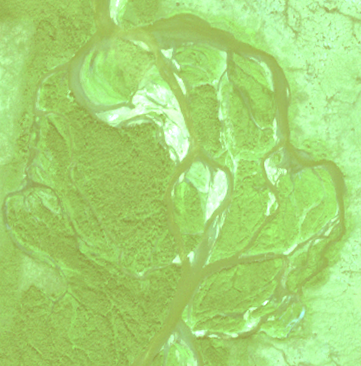
%> input picture IMAGES&TESTS/Kweth.tif, 361 x 366 px
$ octave TestKweth.m   (GNU Octave 9; MATLAB toolbox functions it lacks are replaced by stand-ins)
%> lines starting %> are read from the running program, lines starting %| are printed output that depends on the picture; in (x1, y1, x2, y2) boxes, pixels count from 0 and x2, y2 are one past the last pixel; in counts of white or black regions, pixels touching at a corner belong together; the program's own positions count from 1
### CLASSIFY/ImageClassify.m
function [outputs] = ImageClassify(inputs)
%
% This file takes a multi-spec image ground data and computes a
% supervised classification using quadratic discriminat analysis.
% Pre and post-classifiction filtering are also available.
%
% %%%%%%%%%%%%%%%%%%%%%%%%% input structure%%%%%%%%%%%%%%%%%%%%%%%%%%%%%%%%
%-------------------------------------------------------------------------
% IMPORTANT NOTES: The following are contained within the inputs structure.
% Input images must be 8 or 16 bit TIFF files.
%-------------------------------------------------------------------------
%
% IMAGE     - This is the 8 or 16 bit TIFF image to be classified.
%
% GRNDTRUTH - This 8 or 16 bit TIFF image has the same pixel dimension as IMAGE
%             with pixel values equal to i in the spatial location of IMAGE
%             where the ground truth data for class_i has been collected.
%             In all other locations, the pixel values should be set to
%             some value not in the set {1,2,...,nclasses}, e.g. 0.
%
% nclasses  - number of classes
%
% thresh    - chi^2 confidence value for thresholding. If it is not given,
%             is empty or if thresh = 100, no thresholding is implemented.
%
% prefilt   - If this is empty ('[]') or zero, no prefiltering is computed.
%             If it is 1, 2, or 3, it filters (denoises) via convolution by
%             increasingly large neighborhood matrices.
%
% smoothing - If this is empty ('[]') or zero, no post filtering is
%             computed. If it is equal to 1, a nonlinear postfiltering is
%             computed using the mode function. If it is 2, probability
%             label relaxation is implemented. If it is 3, Markov random
%             fields are used.
%
%%%%%%%%%%%%%%%%%%%%%%%%%%% OUTPUTS %%%%%%%%%%%%%%%%%%%%%%%%%%%%%%%%%%%%%%
%
% outputs.Image          - the original image in array format
%
% outputs.GrndTruth      - the ground truth image in array format
%
% outputs.Classification - the classified image in array format
%
% This code was written by Marylesa Wilde and John Bardsley,
% final version Feb. 25, 2010.
%-------------------------------------------------------------------------
xtrue     = inputs.IMAGE;
GrndTruth = inputs.GRNDTRUTH;
nclasses  = inputs.nclasses;
thresh    = inputs.thresh;
prefilt   = inputs.prefilt;
smoothing = inputs.smoothing;
crossval  = inputs.crossval;
%-------------------------------------------------------------------------
% 1. Read IMAGE and GrndTruth into MatLab. They must be TIFF files. Convert
%    to 8 bit if necessary. Then vectorize these two arrays for the
%    classification step. Pre-classification filtering (denoising) is
%    implemented and threshold values are computed.
%-------------------------------------------------------------------------
% Input image and prefilter/denoise
if ~isnumeric(xtrue)
  xtrue = double(imread(xtrue));
end
[nx,ny,nbands] = size(xtrue);
%> nx = 366; ny = 361; nbands = 3
if ~exist('prefilt','var') | isempty(prefilt), prefilt = 0; end
if     prefilt==3,
    F = 1/36*[0 0 1 0 0; 0 2 4 2 0; 1 4 8 4 1; 0 2 4 2 0; 0 0 1 0 0];
elseif prefilt==2
    F = 1/16*[1 2 1; 2 4 2; 1 2 1];
elseif prefilt==1
    F = 1/8*[0 1 0; 1 4 1; 0 1 0];
elseif prefilt==0
    F = [0 0 0;0 1 0;0 0 0];
end
% buffer 3 pixels on all sides to account for neighborhoods
xtrueBuffered = padarray(xtrue,[3,3],'replicate');
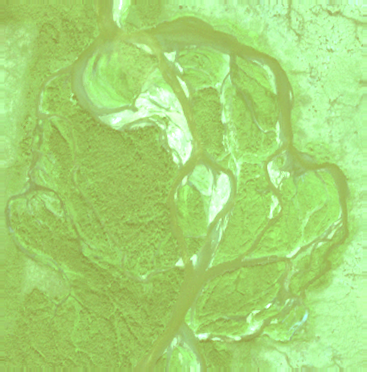
%> xtrueBuffered: size 372x367x3 double; mean R, G, B 165.7, 214.3, 116.6

b = zeros(size(xtrueBuffered(:,:,:)));
%> b: size 372x367x3 double; every value is 0
for i = 1:nbands
  b(:,:,i) = conv2(xtrueBuffered(:,:,i),F,'same');
end
Image = uint8(b(4:nx+3,4:ny+3,:));
[nx,ny,nbands]=size(Image);
ImageStretch = zeros(nx*ny,nbands);
for i = 1:nbands
    Temp = Image(:,:,i);
    ImageStretch(:,i)=Temp(:);
end
%> this loop made 3 passes
%> pass 1, in ImageClassify, `Temp = Image(:,:,i);`:
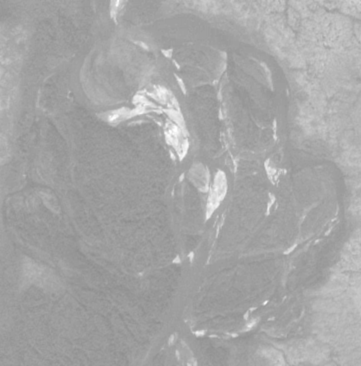
%> Temp: size 366x361 uint8; min 141, max 255, mean 165.5
%> pass 3, in ImageClassify, `Temp = Image(:,:,i);`:
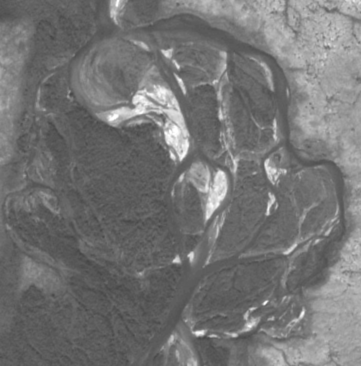
%> Temp: size 366x361 uint8; min 70, max 255, mean 116.2
% Read in ground truth image and set non-groundtruth points to 0
if isempty(GrndTruth)
    for i=1:nclasses
        m{i} = inputs.means(i);
        C{i} = inputs.covariances(1:nbands,nbands*(i-1)+1:nbands*i);
    end
else
    GrndTruth = uint8(imread(GrndTruth));
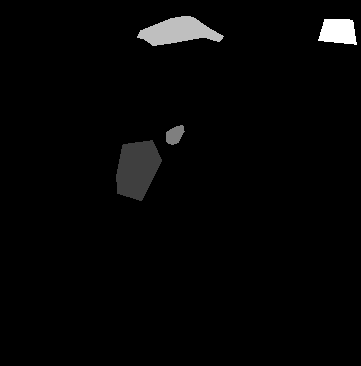
%> input picture IMAGES&TESTS/Kweth_gtruth.tif, 361 x 366 px
%> GrndTruth is the input picture: size 366x361 uint8; min 0, max 4, mean 0.0783
    [nxg,nyg] = size(GrndTruth);
%> nxg = 366; nyg = 361
    if nx ~= nxg || ny ~= nyg
        disp('NO CLASSIFICATION since image and ground truth have different dimension.')
        return
    end
    GrndTruth(GrndTruth>nclasses | GrndTruth<1)=0;
    GrndTruthStretch = GrndTruth(:);
    % Create mean and covaraince of ground truth.
    for i = 1:nclasses
        pts  = ImageStretch(GrndTruthStretch==i,:);
        m{i} = mean(pts);
        C{i} = cov(pts)+sqrt(eps)*eye(nbands);
    end
%> after the loop, C = 4 items; m = {[155.6 194.1 93.09], [227.9 255 225], [160.4 195.7 99.28], [187.1 249 170.1]}
end
% Obtain chi square value for threshold
if ~exist('thresh','var') | isempty(thresh) % no thresholding
    Ti = chi2inv(1,nbands);
%> Ti = Inf
else
    Ti = chi2inv(.01*thresh,nbands);
end
if ~exist('smoothing','var') | isempty(smoothing)
    smoothing = 0;
end

%--------------------------------------------------------------------------
% 2. Compute the supervised classification and thresholding using the QDA
%    classifier.
%--------------------------------------------------------------------------
[Classification,g] = SupervisedClassification(ImageStretch,m,C,Ti);

%--------------------------------------------------------------------------
% 3. Use K-fold cross validation to estimate the classification error.
%--------------------------------------------------------------------------
if crossval == 1 & ~isempty(GrndTruth)
    nsamples = 10; percent_removed = 10;
    [percent_misclassified,miss] = ClassificationError(ImageStretch,...
                        GrndTruthStretch,m,C,percent_removed,nsamples,Ti);
    fprintf('%d PERCENT RANDOM REMOVAL CROSS VALIDATION.\n',percent_removed)
    fprintf('Percent misclassified after %d removals = %2.4f\n',nsamples,percent_misclassified);
end

%--------------------------------------------------------------------------
% 4. Post classification smoothing
%--------------------------------------------------------------------------
if smoothing==1
    Classification=PostFilter(Classification,nx,ny);
elseif smoothing==2
    iter = inputs.iter;
    Classification = ProbLabRelax(Classification,g,nx,ny,nclasses,5);
elseif smoothing==3
    beta = inputs.beta; iter = inputs.iter;
    Classification = MarkovRandField(Classification,ImageStretch,nx,ny,...
                                                  m,C,nclasses,beta,iter);
else
    Classification = reshape(Classification,nx,ny);
end

outputs.Image = Image;
outputs.GrndTruth = GrndTruth;
outputs.Classification = Classification;

### CLASSIFY/SupervisedClassification.m
function [Classification,g] = SupervisedClassification(ImageStretch,m,C,Ti)
%> called with Ti = Inf
%
% Using the points in IMAGE corresponding to the ground truth data in class
% i, a covariance matrix C and mean vector m are computed. Doing this for
% each i, one obtains nclass likelihood functions
%
% p_i(x) = exp[-0.5*(x-m)'*inv(C)*(x-m)] / sqrt( (2pi)^n det(C) ),
%
% The classification rule is then given by:
%
% x is in class i if p_i(x) > p_j(x) for all j not equal to i.
%
% For computational reasons, we instead use the equivalent rule:
%
% x is in class i if g_i(x):=-ln(p_i(x)) < -ln(p_j(x))=:g_j(x) for all j
% not equal to i.
%
% Reference: "Remote Sensing Digital Image Analysis," J. Richards and X.
% Jia, Springer 2006.
%
% %%%%%%%%%%%%%%%%%%%%%%%%% INPUTS %%%%%%%%%%%%%%%%%%%%%%%%%%%%%%%%%%%%%%%
%
% ImageStretch     - the uint8 image array
%
% m                - a cell whose ith element is the mean of the ith class
%                    of ground truth points.
%
% C                - a cell whose ith element is the covariance of the ith
%                    class of ground truth points.
%
% Ti               - threshold value
%
%%%%%%%%%%%%%%%%%%%%%%%%%%% OUTPUTS %%%%%%%%%%%%%%%%%%%%%%%%%%%%%%%%%%%%%%
%
% Classification   - the classified image.
%
% g                - array of probabilities
%
% This code was written by Marylesa Wilde and John Bardsley,
% final version Feb. 25, 2010.
%--------------------------------------------------------------------------
[n,nbands] = size(ImageStretch);
%> n = 132126; nbands = 3
onevec = ones(n,1);
nclasses = length(m);
%> nclasses = 4
g = zeros(n,nclasses);
gtemp = zeros(n,nclasses);
for i = 1:nclasses
    meanmati=onevec*m{i};
    residi = (ImageStretch-meanmati)';
    Ri = chol(C{i});
    g(:,i) = - log(det(C{i})) - sum(((Ri'\residi)').^2,2);
    gtemp(:,i) = -Ti - log(det(C{i}));
end
%> this loop made 4 passes
%> Ri on passes 1 to 4: [2.76 5.19 3.23; 0 4.56 1.85; 0 0 1.92], [12.99 0.00771 17.84; 0 0.124 0.577; 0 0 6.56], [4.22 6.3 4.38; 0 3.84 4.93; 0 0 4.62], [6.41 8.04 13.32; 0 5.07 2.52; 0 0 5.18]

% Compute the classification by taking the maximum along the rows of g.
[maxg,Classification] = max(g,[],2);
% make g a probability if using PLR
g = (2*pi)^(-nclasses/2)*exp((1/2)*g);

% Check threshold, remove points beyond threshold
for placeholder=1:length(Classification)
    if gtemp(placeholder,Classification(placeholder))>maxg(placeholder)
        Classification(placeholder) = nclasses+1;
    end
end
Classification = uint8(Classification);

### CLASSIFY/ClassificationError.m
function [percent_misclassify,missByClass] = ClassificationError(...
    ImageStretch,GrndTruthStretch,m,C,percent_removed,nsamples,Ti)
%> called with percent_removed = 10, nsamples = 10, Ti = Inf
%%%%%%%%%%%%%%%%%%%%%%%%% DESCRIPTION %%%%%%%%%%%%%%%%%%%%%%%%%%%%%%%%%%%%%
% In order to obtain a measure of the error in our classification scheme,
% we remove a percentage of the ground truth data and then use the
% remaining to reclassify the removed data. The percentage of
% misclassifications (which occur if the removed point is put into another
% class by the classification scheme) is then computed and an average is
% taken over all of the removal/reclassification steps.
%%%%%%%%%%%%%%%%%%%%%%%%%%%% INPUTS %%%%%%%%%%%%%%%%%%%%%%%%%%%%%%%%%%%%%%%
%
% ImageStretch     - the uint8 image array
%
% GrndTruthStretch - the uint8 ground truth array with the same pixel
%                    dimension as ImageStretch with pixel values equal to i
%                    in the spatial location of IMAGE where the ground
%                    truth data for class_i has been collected. In all
%                    other locations, the pixel values should be set to
%                    some value not in the set {1,2,...,nclasses}, e.g. 0.
%
% nclasses         - number of classes
%
% percent_removed  - The percentage of the random ground truth data points
%                    removed for reclassification.
%
% nsamples         - number of times percent_removed data points are
%                    randomly removed.
%
%%%%%%%%%%%%%%%%%%%%%%%%%%% OUTPUTS %%%%%%%%%%%%%%%%%%%%%%%%%%%%%%%%%%%%%%
%
% percent_misclassify - the average percentage of misclassifications.
%
% missByClass      -  number of pixels in that class that were
%                     misclassified and then divided by the total number
%                     of pixels to give the error as a percent of the
%                     total.
%
% This code was written by Marylesa Wilde and John Bardsley,
% final version Feb. 25, 2010.
%%%%%%%%%%%%%%%%%%%%%%%%%%%%%%%%%%%%%%%%%%%%%%%%%%%%%%%%%%%%%%%%%%%%%%%%%%
% Find all indices where the Ground Truth exists
indices = find(GrndTruthStretch ~= 0);
%> indices = 4607 values from 42631 to 130341
% Store a temporary image for where there exists Ground Truth data
ImageTemp = ImageStretch(indices,:);
GrndTruthLeftToValidate = GrndTruthStretch(indices);
%> GrndTruthLeftToValidate = 4607 values, max 4 at index 3804, min 1 at index 1, mean 2.25
nclasses = length(m);
missByClass = zeros(1,nclasses);
% K-fold Cross validation (10 fold)
for i = 1:nsamples
    % Extract just the Ground Truth
    GrndTruthCV = GrndTruthStretch(indices);
    % Extract 10% of the Ground Truth Data from each class
    indices2 = [];
    for j = 1:nclasses
        % Find where Ground Truth exists for Class j that can be used to
        % assess error
        k = find(GrndTruthLeftToValidate == j);
        if i ~= nsamples
            % Randomly sample 10% of class j
            indicesTemp = randsample(k,floor(.01*percent_removed*sum(GrndTruthCV==j)),false);
            % Remove Grnd Truth data that has been assessed
            GrndTruthLeftToValidate(indicesTemp) = 0;
        else
            indicesTemp = k;
        end
        indices2 = [indices2; indicesTemp];
    end
    % Set aside the 10% of Ground Truth data to check against that which
    % will be classified
    GrndTruthCheck = zeros(size(GrndTruthCV));
    GrndTruthCheck(indices2) = GrndTruthCV(indices2);
    % Set the 10% Ground Truth data in the training set to 0.
    GrndTruthCV(indices2)=0;
    % Classify!
    ClassifyCV = SupervisedClassification(ImageTemp,m,C,Ti);
    % Find the number of pixels per class that have been classified as as
    % that class incorrectly.
    for l=1:nclasses
        indice3 = find(GrndTruthCheck==l);
        missByClass(l) = missByClass(l) + ...
                     (sum(GrndTruthCheck(indice3)~=ClassifyCV(indice3)));
    end
end
%> after the loop, GrndTruthCV = 4607 values, max 4 at index 3804, min 0 at index 7, mean 2.01; GrndTruthCheck = 4607 values, max 4 at index 3807, min 0 at index 1, mean 0.237; GrndTruthLeftToValidate has the same summary as GrndTruthCheck; indicesTemp = 84 values from 3807 to 4595; missByClass = [123 1 171 94]
percent_misclassify = 100*sum(missByClass)/length(indices);
%> percent_misclassify = 8.44
% This could have been calculated one of two ways.  Here, the % missed per
% class refers to the number of pixels in that class that were
% misclassified and then divided by the total number of pixels to give the
% error as a percent of the total.  Instead, we could have given the error
% by class which should all be around the ave_misclassify.
for m=1:nclasses
    missByClass(m) = missByClass(m)/length(indices);
end
%> this loop made 4 passes
%> after the loop, missByClass = [0.0267 0.000217 0.0371 0.0204]
%> in ImageClassify, `[percent_misclassified,miss] = ClassificationError(ImageStretch, GrndT..`: percent_misclassified = 8.44; miss = [0.0267 0.000217 0.0371 0.0204]
%| Percent misclassified after 10 removals = 8.4437

### CLASSIFY/MarkovRandField.m
function[Classification]=MarkovRandField(A,ImageStretch,nx,ny,m,C,nclasses,beta,iter)
%> called with nx = 366, ny = 361, nclasses = 4, beta = 10, iter = 5
%
% This file takes a multi-spec classified image and penalizes a central
% pixel's probabilities based on the Markov property using neighboring
% pixels' probabilities.  5-10 iterations are commonly suggested.
% See Richards & Jia, Remote Sensing, Digital Image Analaysis,
% Springer-Verlag 2006
%
% %%%%%%%%%%%%%%%%%%%%%%%%% inputs %%%%%%%%%%%%%%%%%%%%%%%%%%%%%%%%%%%%%%%%
% A            - The 8-bit classification obtained under QDA in
%                SupervisedClassification.m from the original image.
%
% ImageStretch - The spectral values of the original nx rows by ny columns
%                of an n-banded image reshaped into nx*ny rows by n
%                columns.  This is uint-8.
%
% nx           - The number of rows in the A matrix.
%
% ny           - The number of columns in the A matrix.
%
% m            - a cell whose ith element is the mean of the ith class
%                of ground truth points.
%
% C            - a cell whose ith element is the covariance of the ith
%                class of ground truth points.
%
% nclasses     - The number of ground truthing types or classes to be
%                delineated during the classification.
%
% beta         - The scalar value used in penalizing probabilities based on
%                a central pixel's neighbors. (regularization parameter)
%
% iter         - The number of iterations on which to relax probability
%                labels.
%
% %%%%%%%%%%%%%%%%%%%%%%%%% outputs %%%%%%%%%%%%%%%%%%%%%%%%%%%%%%%%%%%%%%%
%
% Classification - This is the 8-bit RMF classification of the original
%                  image.
%
% This code was written by Marylesa Wilde and John Bardsley,
% final version Feb. 25, 2010.
%-------------------------------------------------------------------------

% Second order Neighborhood weights
[n,nbands]=size(ImageStretch);
F = [1/sqrt(2) 1 1/sqrt(2); 1 0 1; 1/sqrt(2) 1 1/sqrt(2)];
A = reshape(A,nx,ny);
onevec = ones(n,1);
% MRF
for g =1:iter
    fprintf('MRF iter = %d\n',g)
    g2 = zeros(n,nclasses);
    for i = 1:nclasses
        % Find similar neighbors above and below.
        A2 = zeros(nx,ny);
        A2(A~=i) = 1;
        Q = conv2(A2,F,'same');
        q = reshape(Q,nx*ny,1);
        % Evaluate the negative-log likelihood function g_i at every pixel
        meanmati=onevec*m{i};
        residi = (ImageStretch-meanmati)';
        Ri = chol(C{i});
        g2(:,i) = -1/2*log(det(C{i})) - 1/2*sum(((Ri'\residi)').^2,2) - beta*q;
    end
    % Compute the classification by taking the maximum along the rows of g.
    [dummy,A] = max(g2,[],2);
end
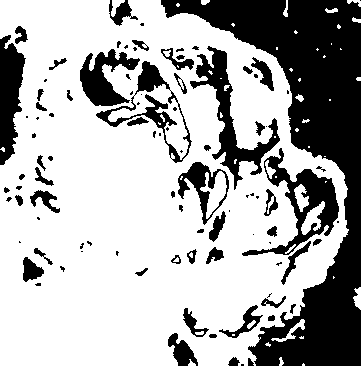
%> A2: size 366x361 double; values 0 (black) and 1 (white), 68.4% white; 97 black regions (45 under 20 px), largest, box (x1, y1, x2, y2) and area: (161, 0, 361, 366) 24026, (190, 46, 280, 190) 2851, (242, 148, 339, 256) 2750
A = reshape(A,nx,ny);
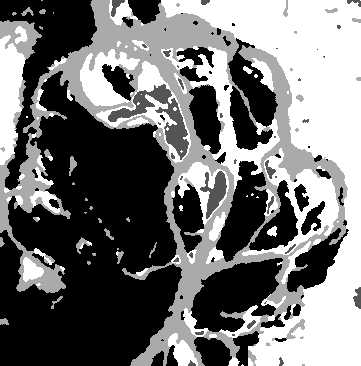
%> A: size 366x361 double; min 1, max 4, mean 2.36; drawn with min black and max white
Classification = uint8(A);

### IMAGES&TESTS/TestKweth.m
%--------------------------------------------------------------------------
% Define the inputs.
%--------------------------------------------------------------------------
inputs.IMAGE     = 'Kweth.tif';
inputs.GRNDTRUTH = 'Kweth_gtruth.tif';
inputs.nclasses  = 4;    % number of classes
inputs.crossval  = 1;    % 1 = k-fold cross validation; 0,[] = none.
inputs.thresh    = [];   % 100,[] = no threshold; alph = alpha% chi^2 c.i.
inputs.prefilt   = 1;    % [] or 0 = no prefilt, 1 = 1st, 2 = 2nd, 3 = 3rd
                         % order neighborhoods
inputs.smoothing = 3;    % 0,[] = none; 1 = nonlin filter; 2 = PLR; 3 = MRF
inputs.iter      = 5;    % # iters in PLR or MRF.
inputs.beta      = 10;   % beta (regularization parameter) for MRF.

%--------------------------------------------------------------------------
% Now, classify the image
%--------------------------------------------------------------------------
tic
outputs = ImageClassify(inputs);
toc
%--------------------------------------------------------------------------
% Finally, output the results.
%--------------------------------------------------------------------------
Image = outputs.Image;
GrndTruth = outputs.GrndTruth;
Classification = outputs.Classification;

if isempty(inputs.thresh)==1
    inputs.thresh = -1;
end
if 0<inputs.thresh && inputs.thresh<100
    inputs.nclasses=inputs.nclasses+1;
end

figure(1)
    imagesc(Image)
figure(2)
    imagesc(GrndTruth)
    colorbar, caxis([0,inputs.nclasses])
%> after `caxis([0,inputs.nclasses])`:
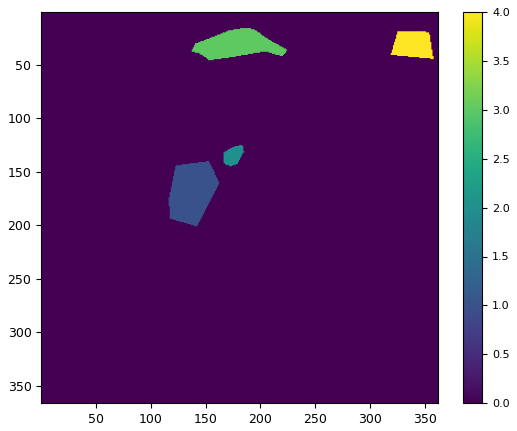
%> figure redrawn from the program's plot data
figure(3)
    imagesc(Classification)
    colorbar, caxis([0,inputs.nclasses])
